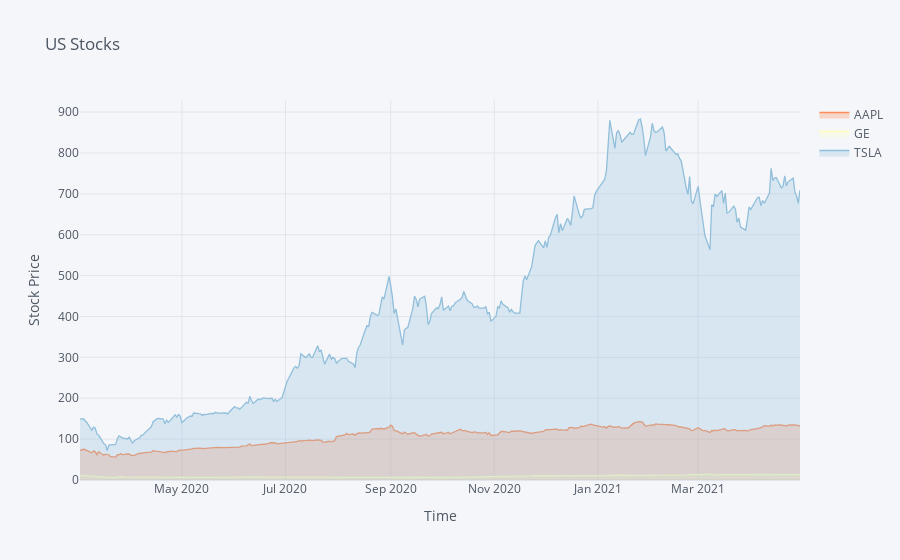

Write notebook code for a chart like this one.
### Code cell
df.Close.iplot(fill = True, 
               colorscale= "rdylbu", 
               theme     = "pearl", 
               title     = "US Stocks", 
               xTitle    = "Time",
               yTitle    = "Stock Price")

### Figure 1 — Plotly figure (JSON) as saved in the notebook; plotly's stock layout.template omitted (floating-point values rounded to 4 significant figures; data arrays with more than 128 entries replaced by an {"elided": "..."} marker saying what was removed)
{"data": [{"fill": "tozeroy", "fillcolor": "rgba(252, 141, 89, 0.3)", "line": {"color": "rgba(252, 141, 89, 1.0)", "dash": "solid", "shape": "linear", "width": 1.3}, "mode": "lines", "name": "AAPL", "text": "", "type": "scatter", "x": {"elided": "295 str values"}, "y": {"elided": "295 float values"}}, {"fill": "tozeroy", "fillcolor": "rgba(255, 255, 191, 0.3)", "line": {"color": "rgba(255, 255, 191, 1.0)", "dash": "solid", "shape": "linear", "width": 1.3}, "mode": "lines", "name": "GE", "text": "", "type": "scatter", "x": {"elided": "295 str values"}, "y": {"elided": "295 float values"}}, {"fill": "tozeroy", "fillcolor": "rgba(145, 191, 219, 0.3)", "line": {"color": "rgba(145, 191, 219, 1.0)", "dash": "solid", "shape": "linear", "width": 1.3}, "mode": "lines", "name": "TSLA", "text": "", "type": "scatter", "x": {"elided": "295 str values"}, "y": {"elided": "295 float values"}}], "layout": {"legend": {"bgcolor": "#F5F6F9", "font": {"color": "#4D5663"}}, "paper_bgcolor": "#F5F6F9", "plot_bgcolor": "#F5F6F9", "title": {"font": {"color": "#4D5663"}, "text": "US Stocks"}, "xaxis": {"gridcolor": "#E1E5ED", "showgrid": true, "tickfont": {"color": "#4D5663"}, "title": {"font": {"color": "#4D5663"}, "text": "Time"}, "zerolinecolor": "#E1E5ED"}, "yaxis": {"gridcolor": "#E1E5ED", "showgrid": true, "tickfont": {"color": "#4D5663"}, "title": {"font": {"color": "#4D5663"}, "text": "Stock Price"}, "zerolinecolor": "#E1E5ED"}}}
